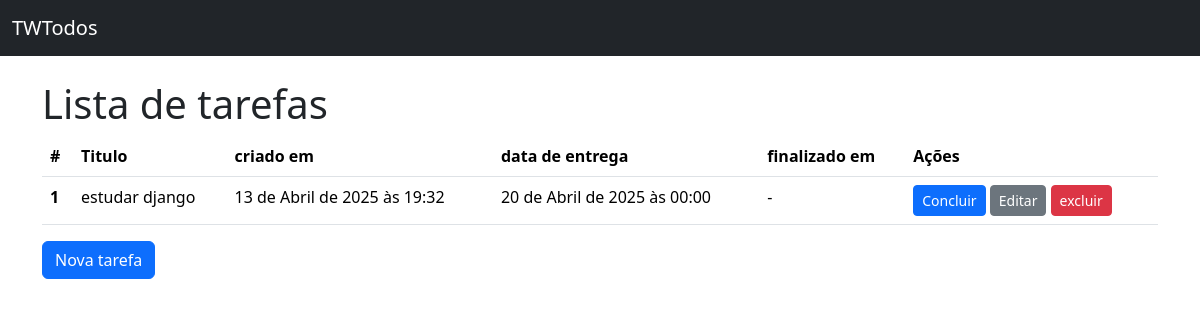
The app's page /, older data.
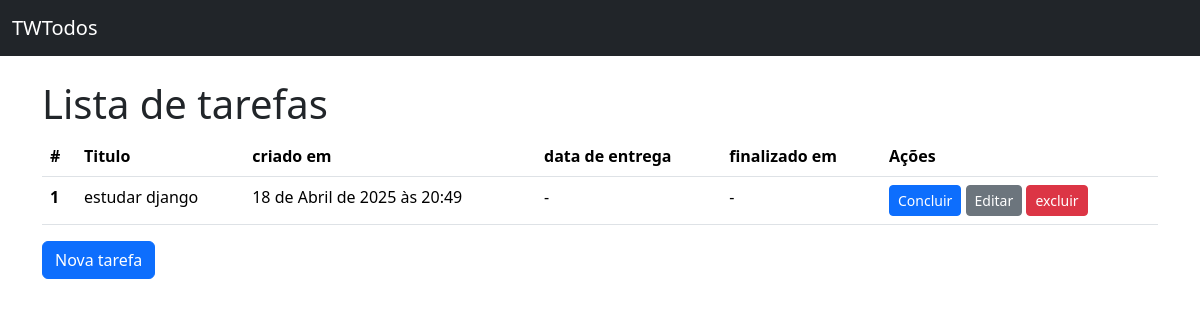
The same page, newer data.
### todos/models.py (models this page shows, shortened)
class Todo(models.Model):
    title = models.CharField(verbose_name="Titulo",max_length=100, null=False, blank=False)
    created_at = models.DateTimeField(verbose_name="data de entrega",auto_now_add=True, null=False, blank=False)
    deadline = models.DateField(null=False, blank=False)
    finished_at = models.DateField(null=True,)
    class Meta:
        ordering = ["deadline"]

### todos/views.py (the view)
# urls.py: path("", TodoListView.as_view(), name="todo_list"),
class TodoListView(ListView):
    model = Todo

### todos/templates/todos/todo_list.html (shortened to what this page needs)
{% extends "base.html" %}
  {% block content %}
    <h1>Lista de tarefas</h1>
    {%if todo_list%}
      <table class="table">
        <thead>
          <tr>
            <th scope="col">#</th>
            <th scope="col">Titulo</th>
            <th scope="col">criado em</th>
            <th scope="col">data de entrega</th>
            <th scope="col">finalizado em</th>
            <th scope="col">Ações</th>
          </tr>
        </thead>
        <tbody>
          {% for todo in todo_list %}
            <tr>
            <th scope="row">{{todo.pk}}</th>
            <td>{{todo.title}}</td>
            <td>{{todo.created_at}}</td>
            <td>{{todo.deadline|default:"-"}}</td>
            <td>{{todo.finished_at|default:"-"}}</td>
            <td>
              <a
                href="{% url 'todo_complete' pk=todo.pk %}"
                class="btn btn-primary btn-sm {% if todo.finished_at %}disabled{% endif %}">Concluir
              </a>
              <a
                href="{% url 'todo_update' pk=todo.pk %}"
                class="btn btn-secondary btn-sm {% if todo.finished_at %}disabled{% endif %}">Editar
              </a>
              <a href="{% url 'todo_delete' pk=todo.pk %}" class="btn btn-danger btn-sm">excluir</a>
            </td>
            </tr>
          {% endfor %}
        </tbody>
      </table>
    {%else%}
      <div class="alert alert-warning" role="alert">
        Nenhuma tarefa encontrada.
      </div>
    {%endif%}
    <a href="{% url 'todo_create' %}" class="btn btn-primary">Nova tarefa</a>
  {% endblock content %}

Row changes from the older to the newer data that the page shows:
changed Todo "estudar django": created_at "13 de Abril de 2025 às 19:32" → "18 de Abril de 2025 às 20:49"; deadline "20 de Abril de 2025 às 00:00" → "-"
